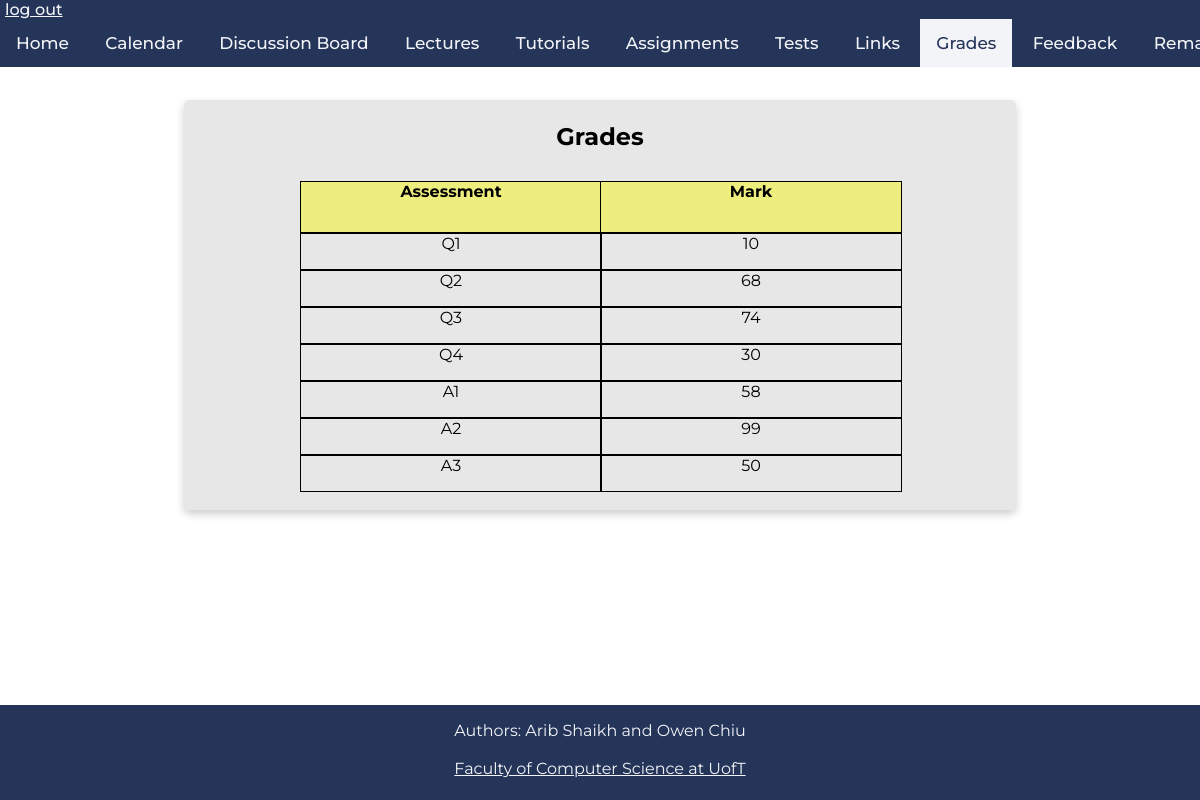
The app's page /grades (signed in) with its own data.
### tables this page shows
CREATE TABLE marks(
	username VARCHAR(256) NOT NULL,
	mark_id VARCHAR(256) NOT NULL,
	mark INTEGER NOT NULL,
	FOREIGN KEY(username) REFERENCES students(username),
	CHECK (mark_id IN ('Q1', 'Q2', 'Q3', 'Q4', 'A1', 'A2', 'A3', 'Final')),
	CHECK (mark > -1 and mark <101)
	);

### app.py (the view, shortened to what this page needs)
@app.route('/grades')
def retrieveGrades():
	if 'username' in session:
		student_session = session.get('student')
		instructor_session = session.get('instructor')
		db = get_db()
		db.row_factory = make_dicts
		if student_session:
			student_grades = query_db(
				"SELECT mark_id, mark FROM marks WHERE username = ?",[session['username']] , one=False)
			db.close()
			return render_template("grades.html", student_grades = student_grades)
	return redirect(url_for('login'))

### app.py (called while the page is built)
def get_db():
    db = getattr(g, '_database', None)
    if db is None:
        db = g._database = sqlite3.connect(DATABASE)
    return db

def make_dicts(cursor, row):
    return dict((cursor.description[idx][0], value)
                for idx, value in enumerate(row))

def query_db(query, args=(), one=False):
    cur = get_db().execute(query, args)
    rv = cur.fetchall()
    cur.close()
    return (rv[0] if rv else None) if one else rv

@app.teardown_appcontext
def close_connection(exception):
    db = getattr(g, '_database', None)
    if db is not None:
        db.close()

### templates/grades.html (shortened to what this page needs)
<!DOCTYPE html>
<html>
    <head>
        <link rel="stylesheet" href="../static/css/main.css" />
        <link rel="stylesheet" href="../static/css/grades.css" />
        <link rel="stylesheet" href="../static/css/navbar_footer.css" />
    </head>
    <body>
        <div class="navbar">
            <a class="logout" href="./logout">log out</a>
            <div class="links">
                <a href="./">Home</a>
                <a href="./calendar">Calendar</a>
                <a href="https://piazza.com/class/kk052lckppx73x" target="_blank">Discussion Board</a>
                <a href="./lectures">Lectures</a>
                <a href="./tutorials">Tutorials</a>
                <a href="./assignments">Assignments</a>
                <a href="./tests">Tests</a>
                <a href="./links">Links</a>
                <a href="./grades" class="active-page" >Grades</a>
                <a href="./feedback">Feedback</a>
                <a href="./remark">Remark Request</a>
            </div>
        </div>
        {% if session['student'] %}
        <div class='Box'>
                <h2>Grades</h2>
                <div class="table">
                        <div class="column">
                            <div class="headerrow">Assessment</div>
                            {% for grades in student_grades %}
                            <div class="row">{{grades['mark_id']}}</div>
                            {% endfor %}
                        </div>
                        <div class="column">
                                <div class="headerrow">Mark</div>
                            {% for grades in student_grades %}
                            <div class="row">{{grades['mark']}}</div>
                            {% endfor %}
                        </div>
                </div>
        </div>
        {% endif %}
        <footer>
                <p>Authors: Arib Shaikh and Owen Chiu<br>
                <br>
                <a href="https://web.cs.toronto.edu/" target="_blank">Faculty of Computer Science at UofT</a></p>
            </footer>
    </body>

### static/css/main.css (style rules this page uses)
html { font-family: 'Montserrat', sans-serif; }
body { height:100vh; margin: 0px; display:flex; flex-direction:column; text-align: center; }
.Box { background-color: rgb(231, 231, 231); display: flex; flex-direction: column; flex-grow: 1; margin:0px auto; margin-bottom: 12px; box-shadow: 0 4px 8px 0 rgba(0, 0, 0, 0.2); transition: 0.3s; border-radius: 5px; padding: 2px 16px; text-align: center; justify-content: center; align-items: center; width: 800px; }

### static/css/grades.css (style rules this page uses)
.Box { flex-grow: 0; margin-top: 100px; margin-bottom: 50px; }
.table { display: flex; margin: auto; margin-top: 10px; width: 75%; }
.column { margin-bottom: 1em; width: 100%; }
.row { border: 1px black solid; height: 35px; margin: auto; width: 100%; text-align: center; padding: 0 0; }
.headerrow { border: 1px black solid; height: 50px; margin: auto; width: 100%; text-align: center; padding: 0 0; font-weight: bold; background-color: rgb(238, 238, 127); }

### static/css/navbar_footer.css (style rules this page uses)
.navbar { background-color: #25355A; overflow: auto; white-space: nowrap; position: fixed; top: 0; font-weight: 500; width: 100%; margin-left: 0px; text-align: left; }
.logout { padding-left: 5px; padding-bottom: 5px; color:#F2F4F7 }
.links { text-align: center; }
.links a { display: inline-block; color: #F2F4F7; text-align: center; padding: 14px 16px; text-decoration: none; font-size: 17px; }
.links a.active-page { background-color: #F2F4F7; color: #25355A; }
footer { min-height:95px; margin-top: auto; text-align: center; background-color: #25355A; color: #F2F4F7; }
footer a { color: #F2F4F7; margin-bottom: 10px; }
footer p { margin-right: 0px; margin-left: 0px; }

### records on screen
marks: mark_id "Q1", mark "10"
marks: mark_id "Q2", mark "68"
marks: mark_id "Q3", mark "74"
marks: mark_id "Q4", mark "30"
marks: mark_id "A1", mark "58"
marks: mark_id "A2", mark "99"
marks: mark_id "A3", mark "50"
